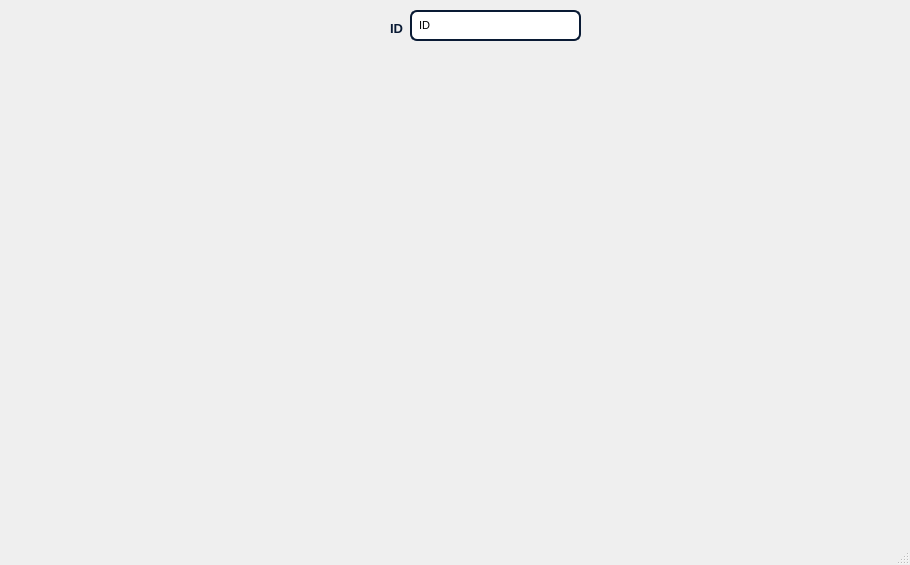
<?xml version="1.0" encoding="UTF-8"?>
<ui version="4.0">
 <class>MainWindow</class>
 <widget class="QMainWindow" name="MainWindow">
  <property name="geometry">
   <rect>
    <x>0</x>
    <y>0</y>
    <width>910</width>
    <height>565</height>
   </rect>
  </property>
  <property name="windowTitle">
   <string>Sign in</string>
  </property>
  <property name="windowIcon">
   <iconset>
    <normaloff>../../../Desktop/GRAPHICS/UI/ic_real_name_authentication_527859.png</normaloff>../../../Desktop/GRAPHICS/UI/ic_real_name_authentication_527859.png</iconset>
  </property>
  <property name="toolButtonStyle">
   <enum>Qt::ToolButtonIconOnly</enum>
  </property>
  <widget class="QWidget" name="centralwidget">
   <widget class="QLabel" name="label">
    <property name="geometry">
     <rect>
      <x>-180</x>
      <y>0</y>
      <width>1200</width>
      <height>600</height>
     </rect>
    </property>
    <property name="font">
     <font>
      <pointsize>12</pointsize>
     </font>
    </property>
    <property name="cursor">
     <cursorShape>PointingHandCursor</cursorShape>
    </property>
    <property name="mouseTracking">
     <bool>false</bool>
    </property>
    <property name="tabletTracking">
     <bool>false</bool>
    </property>
    <property name="whatsThis">
     <string/>
    </property>
    <property name="autoFillBackground">
     <bool>false</bool>
    </property>
    <property name="text">
     <string/>
    </property>
    <property name="pixmap">
     <pixmap>turnover1.jpg</pixmap>
    </property>
    <property name="scaledContents">
     <bool>true</bool>
    </property>
    <property name="wordWrap">
     <bool>true</bool>
    </property>
    <property name="openExternalLinks">
     <bool>true</bool>
    </property>
   </widget>
   <widget class="QLabel" name="label_16">
    <property name="geometry">
     <rect>
      <x>390</x>
      <y>20</y>
      <width>16</width>
      <height>16</height>
     </rect>
    </property>
    <property name="font">
     <font>
      <pointsize>10</pointsize>
      <weight>75</weight>
      <italic>false</italic>
      <bold>true</bold>
     </font>
    </property>
    <property name="styleSheet">
     <string notr="true">color: rgb(9, 26, 52);</string>
    </property>
    <property name="text">
     <string>ID</string>
    </property>
   </widget>
   <widget class="QLineEdit" name="lineEdit_5">
    <property name="geometry">
     <rect>
      <x>410</x>
      <y>10</y>
      <width>171</width>
      <height>31</height>
     </rect>
    </property>
    <property name="font">
     <font>
      <pointsize>8</pointsize>
     </font>
    </property>
    <property name="tabletTracking">
     <bool>false</bool>
    </property>
    <property name="autoFillBackground">
     <bool>false</bool>
    </property>
    <property name="styleSheet">
     <string notr="true">border: 1.5px solid  rgb(9, 26, 52); 
border-radius: 7px;
padding: 5px 5px;
</string>
    </property>
    <property name="text">
     <string>ID</string>
    </property>
    <property name="placeholderText">
     <string>First Name</string>
    </property>
   </widget>
  </widget>
  <widget class="QMenuBar" name="menubar">
   <property name="geometry">
    <rect>
     <x>0</x>
     <y>0</y>
     <width>910</width>
     <height>21</height>
    </rect>
   </property>
  </widget>
  <widget class="QStatusBar" name="statusbar"/>
 </widget>
 <resources>
  <include location="../../../.designer/testt.qrc"/>
 </resources>
 <connections/>
</ui>
